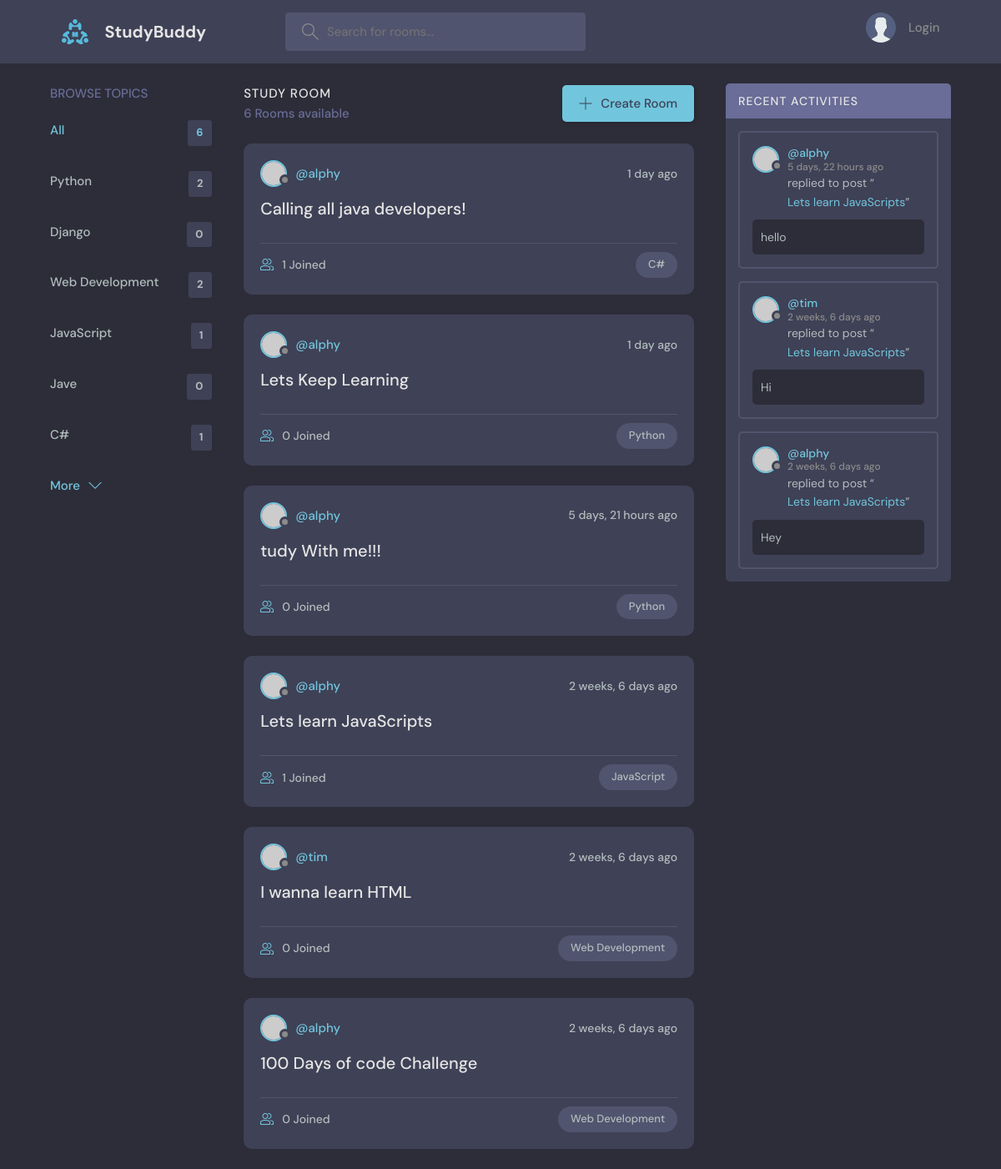
The page / on the database its author committed.
### base/models.py (models this page shows, shortened)
class Topic(models.Model):
    name = models.CharField(max_length=200)

class Room(models.Model):
    host = models.ForeignKey(User, on_delete=models.SET_NULL, null=True)
    topic = models.ForeignKey(Topic, on_delete=models.SET_NULL, null=True)
    name = models.CharField(max_length=200)
    description = models.TextField(null=True, blank=True)
    participants = models.ManyToManyField(User, related_name='participants', blank=True)
    updated = models.DateTimeField(auto_now=True)
    created = models.DateTimeField(auto_now_add=True)
    class Meta:
        ordering = ['-updated', '-created']
    def __str__(self):
        return self.name

class Message(models.Model):
    user = models.ForeignKey(User, on_delete=models.CASCADE)
    room = models.ForeignKey(Room, on_delete=models.CASCADE)
    body = models.TextField()
    updated = models.DateTimeField(auto_now=True)
    created = models.DateTimeField(auto_now_add=True)
    class Meta:
        ordering = ['-updated', '-created']

### base/views.py (the view)
# urls.py: path('', views.home, name='home'),
def home(request):
    q = request.GET.get('q') if request.GET.get('q') != None else ''
    rooms = Room.objects.filter(
        Q(topic__name__contains=q) |
        Q(name__icontains=q) |
        Q(description__icontains=q)
    )
    topics = Topic.objects.all()
    room_count = rooms.count()
    room_messages = Message.objects.filter(Q(room__topic__name__icontains=q))
    context = {'rooms': rooms, 'topics': topics, 'room_count': room_count,'room_messages': room_messages}
    return render(request, 'base/home.html', context)

### base/templates/base/home.html (shortened to what this page needs)
{% extends 'main.html' %}
{% block content %}
<main class="layout layout--3">
      <div class="container">
         {% include 'base/topics_component.html' %}
        <div class="roomList">
          <div class="roomList__header">
            <div>
              <h2>Study Room</h2>
              <p>{{room_count}} Rooms available</p>
            </div>
            <a class="btn btn--main" href="{%url 'create-room' %}">
              <svg version="1.1" xmlns="http://www.w3.org/2000/svg" width="32" height="32" viewBox="0 0 32 32">
                <title>add</title>
                <path
                  d="M16.943 0.943h-1.885v14.115h-14.115v1.885h14.115v14.115h1.885v-14.115h14.115v-1.885h-14.115v-14.115z"
                ></path>
              </svg>
              Create Room
            </a>
          </div>
          {% include 'base/feed_component.html' %}
        </div>
         {% include 'base/activity_component.html' %}
      </div>
    </main>
{% endblock %}

### base/templates/base/topics_component.html
<div class="topics">
    <div class="topics__header">
      <h2>Browse Topics</h2>
    </div>
    <ul class="topics__list">
      <li>
        <a href="{%url 'home' %}" class="active">All <span>{{topics.count}}</span></a>
      </li>
      {% for topic in topics %}
      <li>
        <a href="{% url 'home' %}?q={{topic.name}}">{{topic.name}} <span>{{topic.room_set.all.count}}</span></a>
      </li>
      {% endfor %}
    </ul>
    <a class="btn btn--link" href="topics.html">
      More
      <svg version="1.1" xmlns="http://www.w3.org/2000/svg" width="32" height="32" viewBox="0 0 32 32">
        <title>chevron-down</title>
        <path d="M16 21l-13-13h-3l16 16 16-16h-3l-13 13z"></path>
      </svg>
    </a>
  </div>

### base/templates/base/feed_component.html (shortened to what this page needs)
{% for room in rooms %}
<div class="roomListRoom">
    <div class="roomListRoom__header">
      <a href="{% url 'user-profile' room.host.id %}" class="roomListRoom__author">
        <div class="avatar avatar--small">
          <img src="https://randomuser.me/api/portraits/women/11.jpg" />
        </div>
        <span>@{{room.host.username}}</span>
      </a>
      <div class="roomListRoom__actions">
        <span>{{room.created|timesince}} ago</span>
      </div>
    </div>
    <div class="roomListRoom__content">
      <a href="{% url 'room' room.id %}">{{room.name}}</a>
    </div>
    <div class="roomListRoom__meta">
      <a href="{% url 'room' room.id %}" class="roomListRoom__joined">
        {{room.participants.all.count}} Joined
      </a>
      <p class="roomListRoom__topic">{{room.topic.name}}</p>
    </div>
  </div>
  {% endfor %}

### base/templates/base/activity_component.html (shortened to what this page needs)
<div class="activities">
    <div class="activities__header">
      <h2>Recent Activities</h2>
    </div>
    {% for message in room_messages %}
    <div class="activities__box">
      <div class="activities__boxHeader roomListRoom__header">
        <a href="{% url 'user-profile' message.user.id %}" class="roomListRoom__author">
          <div class="avatar avatar--small">
            <img src="https://randomuser.me/api/portraits/women/11.jpg" />
          </div>
          <p>
            @{{message.user}}
            <span>{{message.created|timesince}} ago</span>
          </p>
        </a>
      </div>
      <div class="activities__boxContent">
        <p>replied to post “<a href="{%url 'room' message.room.id %}">{{message.room}}</a>”</p>
        <div class="activities__boxRoomContent">
            {{message.body}}
        </div>
      </div>
    </div>
    {% endfor %}
  </div>

### rows shown on the page
Topic: name "Python", room_set.all.count "2"
Topic: name "Django", room_set.all.count "0"
Topic: name "Web Development", room_set.all.count "2"
Topic: name "JavaScript", room_set.all.count "1"
Topic: name "Jave", room_set.all.count "0"
Topic: name "C#", room_set.all.count "1"
Room: host.username "alphy", created "1 day", name "Calling all java developers!", participants.all.count "1", topic.name "C#"
Room: host.username "alphy", created "1 day", name "Lets Keep Learning", participants.all.count "0", topic.name "Python"
Room: host.username "alphy", created "5 days, 21 hours", name "tudy With me!!!", participants.all.count "0", topic.name "Python"
Room: host.username "alphy", created "2 weeks, 6 days", name "Lets learn JavaScripts", participants.all.count "1", topic.name "JavaScript"
Room: host.username "tim", created "2 weeks, 6 days", name "I wanna learn HTML", participants.all.count "0", topic.name "Web Development"
Room: host.username "alphy", created "2 weeks, 6 days", name "100 Days of code Challenge", participants.all.count "0", topic.name "Web Development"
Message: user "alphy", created "5 days, 22 hours", room "Lets learn JavaScripts", body "hello"
Message: user "tim", created "2 weeks, 6 days", room "Lets learn JavaScripts", body "Hi"
Message: user "alphy", created "2 weeks, 6 days", room "Lets learn JavaScripts", body "Hey"

### other values the page prints
{{ topics.count }} "6"
{{ room_count }} "6"
